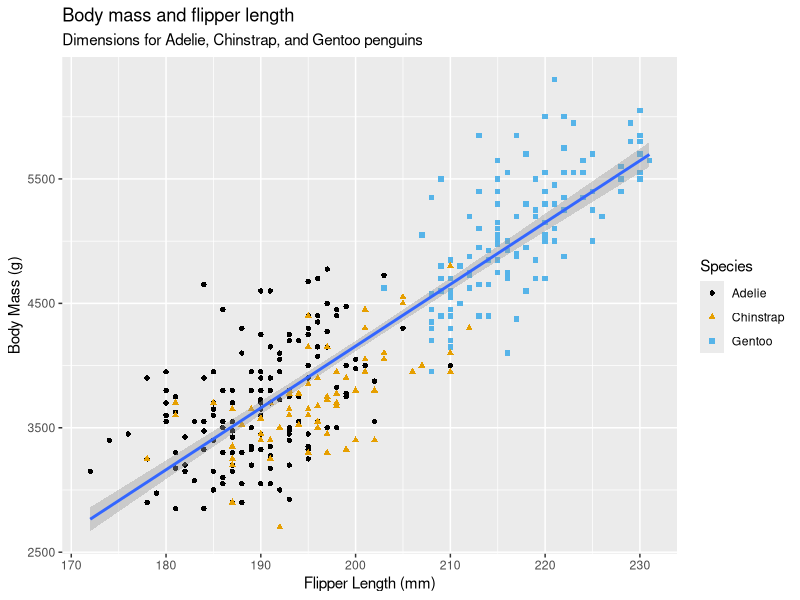
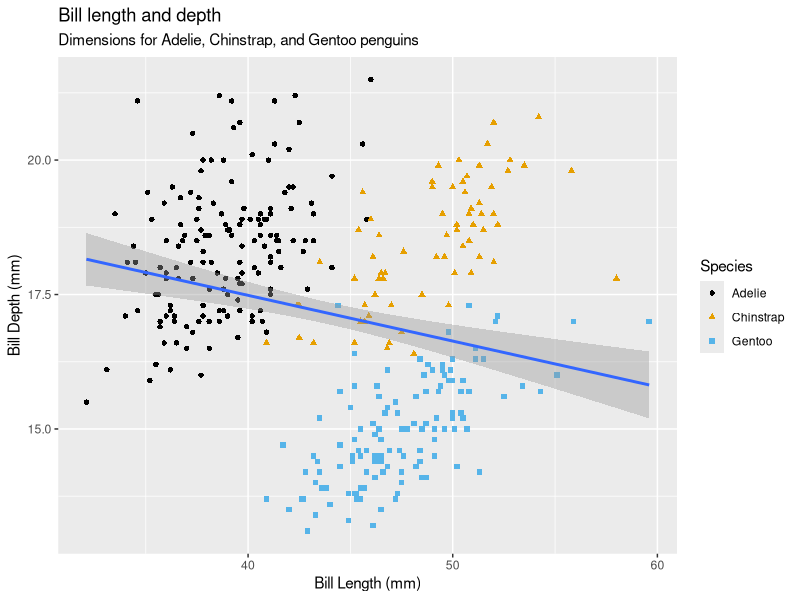
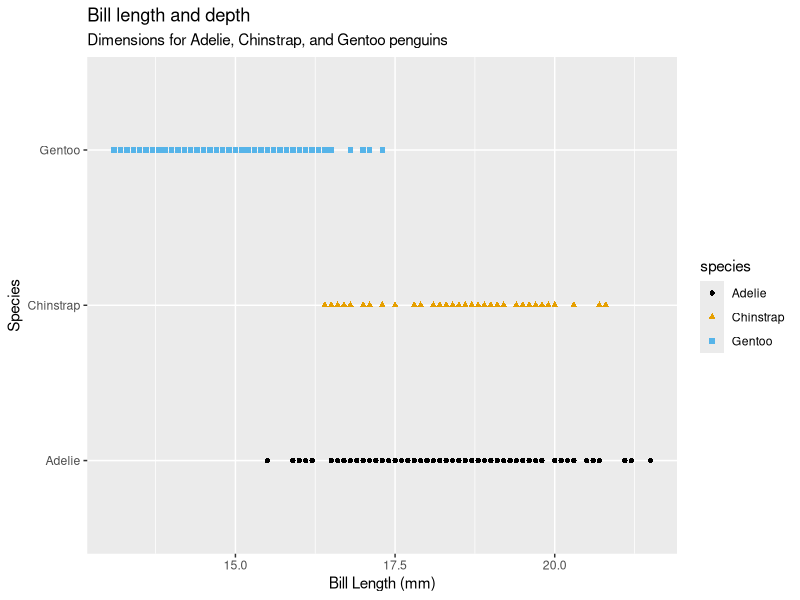
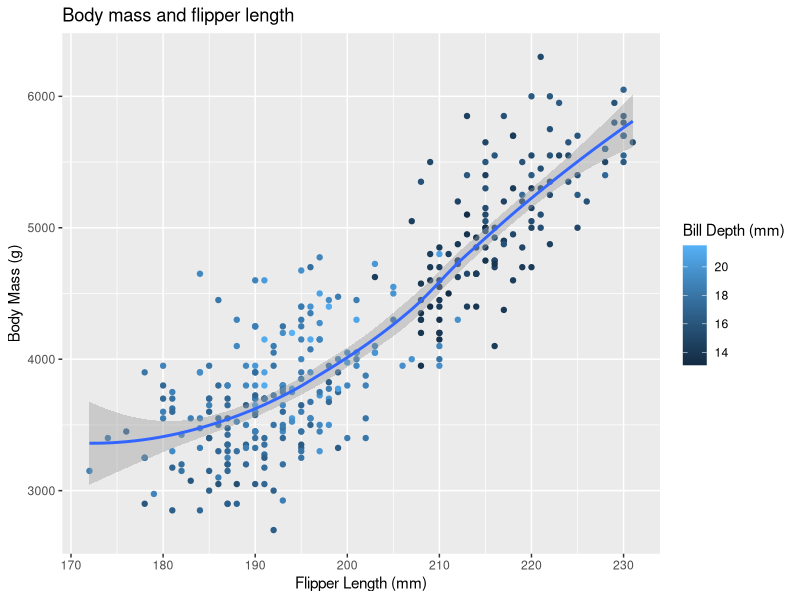

Write the R code that produced these figures, in order.
# this code follows the introductory exercise in Hadley Wickham's R4DS book.

library(tidyverse)
library(palmerpenguins)
library(ggthemes)

penguins %>%
  ggplot(mapping = aes(x = flipper_length_mm, y = body_mass_g)) +
  geom_point(mapping = aes(color = species, shape = species)) +
  geom_smooth(method = 'lm') +
  labs(title = 'Body mass and flipper length',
       subtitle = 'Dimensions for Adelie, Chinstrap, and Gentoo penguins',
       x = 'Flipper Length (mm)',
       y = 'Body Mass (g)',
       color = 'Species',
       shape = 'Species') +
  scale_color_colorblind()

# Exercises

# 1. How many rows are in 'penguins'?

glimpse(penguins)

# R1: There are 344 rows

# 3. Make a scatterplot of bill_depth_mm vs. bill_length_mm. That is, 
# make a scatterplot with bill_depth_mm on the y-axis and 
# bill_length_mm on the x-axis. Describe the relationship between 
# these two variables.

penguins %>%
  ggplot(mapping = aes(x = bill_length_mm, y = bill_depth_mm)) +
  geom_point(mapping = aes(color = species, shape = species)) +
  geom_smooth(method = 'lm') +
  labs(
    title = 'Bill length and depth',
    subtitle = 'Dimensions for Adelie, Chinstrap, and Gentoo penguins',
    x = 'Bill Length (mm)',
    y = 'Bill Depth (mm)',
    color = 'Species',
    shape = 'Species'
    ) +
  scale_color_colorblind()

# R3: We can se here a textbook case of Simpson's paradox in the data. The
# relationship between bill length and depth is negative in the aggregate, but 
# positive for each of the species.

# 4. What happens if you make a scatterplot of species vs. bill_depth_mm? 
# What might be a better choice of geom?

penguins %>%
  ggplot(mapping = aes(x = bill_depth_mm, y = species)) +
  geom_point(mapping = aes(color = species, shape = species)) +
  labs(
    title = 'Bill length and depth',
    subtitle = 'Dimensions for Adelie, Chinstrap, and Gentoo penguins',
    x = 'Bill Length (mm)',
    y = 'Species',
  ) +
  scale_color_colorblind()

# R4: That's a silly graph. it would make more sense to put boxplots for each
# species' distribution of bill length side by side, for example.

# 5. Why does the following give an error and how would you fix it?
# ggplot(data = penguins) + 
#  geom_point()

# R5: The programmer added a geom without defining the aesthetic mapping.
# Without choosing x and y columns through the aes() function beforehand, 
# there's no way for the geom_point() function to know the values it must use
# to populate the graph with points.

# 8. Recreate the following visualization [picture in the book]. What aesthetic 
# should bill_depth_mm be mapped to? And should it be mapped at the global 
# level or at the geom level?

penguins %>%
  ggplot(mapping = aes(
    x = flipper_length_mm,
    y = body_mass_g,
    color = bill_depth_mm)) +
  geom_point() +
  geom_smooth() +
  labs(title = 'Body mass and flipper length',
       x = 'Flipper Length (mm)',
       y = 'Body Mass (g)',
       color = 'Bill Depth (mm)')
